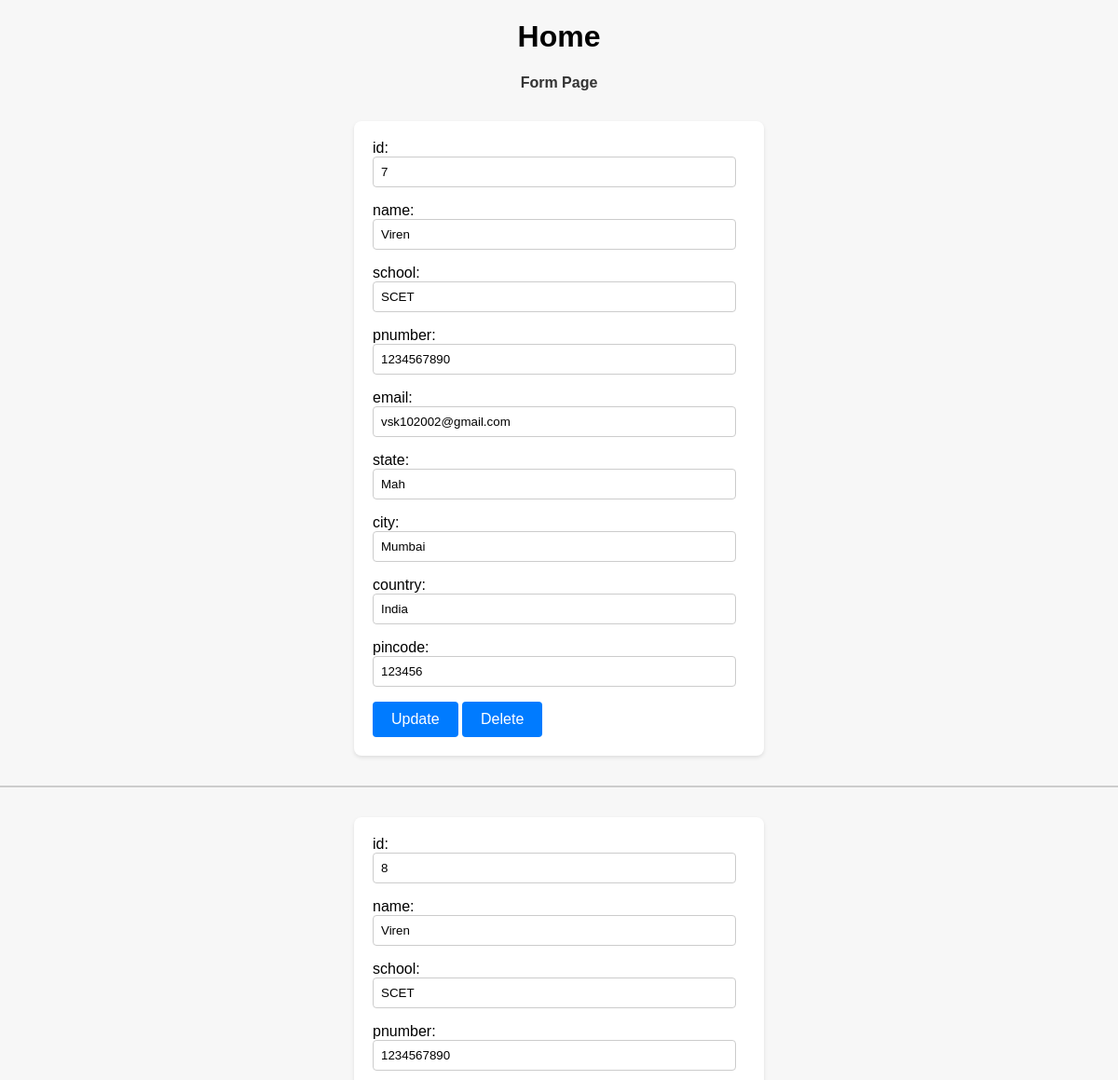
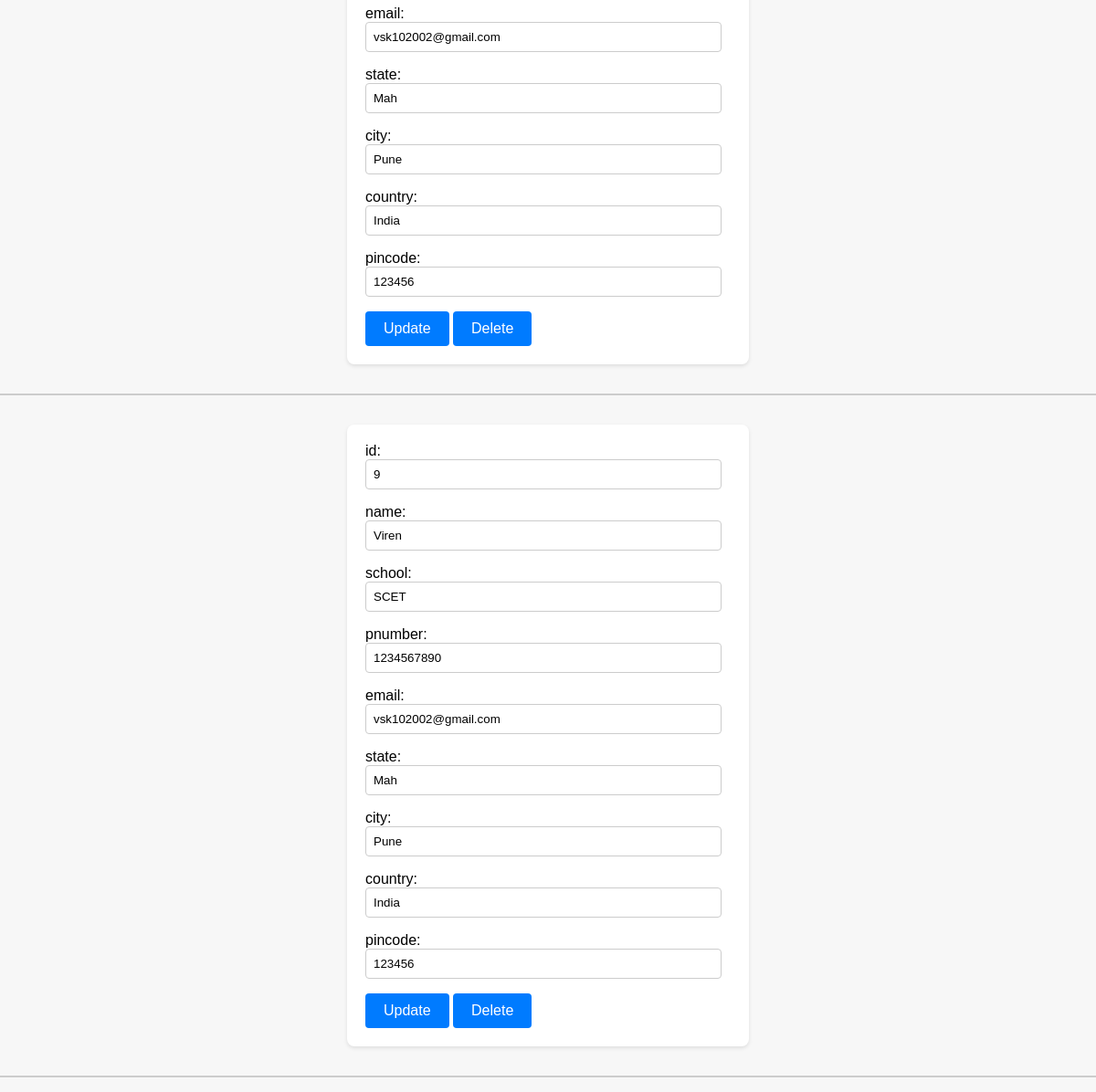
The app's page /home.php with its own data (2 pictures, top to bottom).
### tables this page shows
CREATE TABLE `user` (
  `id` int(11) NOT NULL,
  `name` varchar(255) NOT NULL,
  `school` varchar(255) NOT NULL,
  `pnumber` varchar(255) NOT NULL,
  `email` varchar(255) NOT NULL,
  `state` varchar(255) NOT NULL,
  `city` varchar(255) NOT NULL,
  `country` varchar(255) NOT NULL,
  `pincode` int(11) NOT NULL
);

### home.php (the view, shortened to what this page needs)
<?php
require_once('connect.php');
$sql = 'SELECT * FROM user LIMIT 5';
$res = $conn->query($sql);
$users = [];
while ($row = $res->fetch_assoc()) {
    $users[] = $row;
}
?>
<!DOCTYPE html>
<html lang="en">
<head>
</head>
<body>
    <h1>Home</h1>
    <a href="index.php">Form Page</a>
    <div class="container">
        <?php
        foreach ($users as $user) {
            foreach ($user as $key => $value) { ?>
                <form method="post" action="update.php">
                    <span><?= $key ?>:</span>
                    <input type="text" name="<?= $key ?>" value="<?= $value ?>" id=""><br>
                <?php } ?>
                <button type="submit" value="update" name="update">Update</button>
                <button type="submit" name="delete" value="delete">Delete</button>
                </form>
                <hr>
            <?php } ?>
    </div>
</body>
</html>

### home.php (style rules this page uses)
body { font-family: Arial, sans-serif; margin: 0; padding: 0; background-color: #f7f7f7; }
h1 { text-align: center; }
a { display: block; margin: 1rem auto; text-align: center; text-decoration: none; color: #333; font-weight: bold; }
form { max-width: 400px; margin: 2rem auto; background-color: #fff; padding: 20px; border-radius: 8px; box-shadow: 0 2px 4px rgba(0, 0, 0, 0.1); }
input, select { width: calc(100% - 10px); padding: 8px; margin-bottom: 1rem; border: 1px solid #ccc; border-radius: 4px; box-sizing: border-box; }
button { padding: 10px 20px; background-color: #007bff; color: #fff; border: none; border-radius: 4px; cursor: pointer; font-size: 16px; }
hr { border: 1px solid #ccc; margin: 1rem 0; }

### records on screen
user: key "id", id "7", key "name", name "Viren", key "school", school "SCET", key "pnumber", pnumber "1234567890", key "email", email "vsk102002@gmail.com", key "state", state "Mah", key "city", city "Mumbai", key "country", country "India", key "pincode", pincode "123456"
user: key "id", id "8", key "name", name "Viren", key "school", school "SCET", key "pnumber", pnumber "1234567890", key "email", email "vsk102002@gmail.com", key "state", state "Mah", key "city", city "Pune", key "country", country "India", key "pincode", pincode "123456"
user: key "id", id "9", key "name", name "Viren", key "school", school "SCET", key "pnumber", pnumber "1234567890", key "email", email "vsk102002@gmail.com", key "state", state "Mah", key "city", city "Pune", key "country", country "India", key "pincode", pincode "123456"
